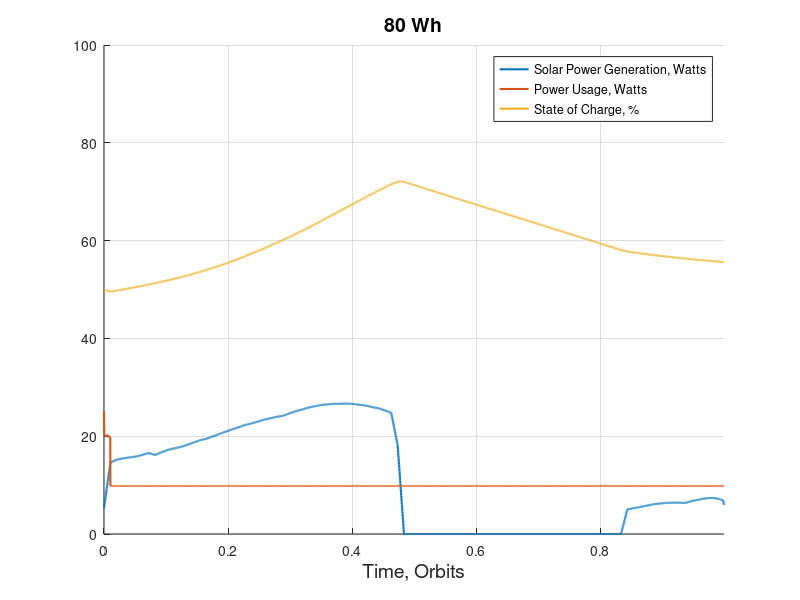
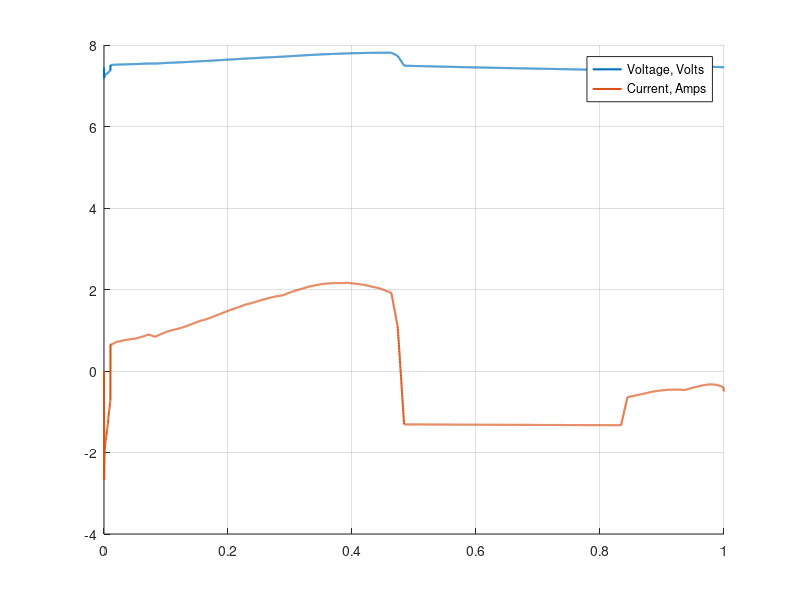

The MATLAB source for these figures, in order:
%% Bare bones version of Energey Management Unit
% Calculates the state of the charge of a battery given power generation
% from STK and power usage.
function simpleEMU()
% Battery parameters
SOC = 0.5;                  % State of charge (0-1)
Emax = 40*3600;             % Battery capacity (J)
nSeries = 2;                % Number of modules
nPacks = 1;                 % Number of battery packs
ZbattCR = 0.1;              % BOL Battery Impedance (Ohm)
ZbattDCR = 0.1;             % BOL Battery Impedance (Ohm)
maxCR = 2.6*2*nPacks;       % Max Battery Charge Rate (A)
maxDCR = -2*5.2*nPacks;     % Max Battery Discharge Rate (A)

% Constants
k6 = -30.155;
k5 = 97.5;
k4 = -123.27;
k3 = 77.946;
k2 = -26.082;
k1 = 4.8735;
k0 = 3.1935;

% Solar panel data
% load('PowerData2.mat')
% load('DetumblePower')
load('FullSolar')

% Initial conditions
Eavail = SOC*Emax;
Ibatt = 0;

% Time step
dt = time(2)-time(1);

%% Iteration
for ii = 1:length(time)
    
    if time(ii) < 60
        pLoad(ii) = pLoad(ii)+10; 
    end
    
    % Available power
    pAvail(ii) = pPanel(ii)-pLoad(ii);
    
    if pAvail(ii) < 0
        Zbatt = ZbattDCR; % Discharging
    else
        Zbatt = ZbattCR; % Charging
    end
    
    % Battery voltage
    Vbatt_OC(ii) = nSeries*(k6*SOC(ii)^6+k5*SOC(ii)^5+k4*SOC(ii)^4+...
        k3*SOC(ii)^3+k2*SOC(ii)^2+k1*SOC(ii)+k0);
    Vbatt(ii) = Vbatt_OC(ii)+Ibatt(ii)*Zbatt;
    
     % Available energy
    Eavail(ii+1) = Eavail(ii)+Ibatt(ii)*Vbatt(ii)*dt;
    if Eavail(ii+1) >= Emax
        Eavail(ii+1) = Emax;
    elseif Eavail(ii+1) < 0
        Eavail(ii+1) = 0;
    end
    
    % Available current
    Iavail = pAvail(ii)/Vbatt(ii);
    if Iavail >= maxCR
        Ibatt(ii+1) = maxCR;
    elseif Iavail <= maxDCR
        Ibatt(ii+1) = maxDCR;
    else
        Ibatt(ii+1) = Iavail;
    end
     
    % State of charge
    SOC(ii+1) = Eavail(ii+1)/Emax;
end
Ibatt(end) = [];
Eavail(end) = [];
SOC(end) = [];


%% Plots
TP = 5.8285e+03;

figure
hold on
plot(time/TP,pPanel,'LineWidth',1.5)
plot(time/TP,pLoad,'LineWidth',1.5)
plot(time/TP,SOC*100,'LineWidth',1.5)
hold off
legend({'Solar Power Generation, Watts','Power Usage, Watts','State of Charge, %'},...
    'location','best')
grid on
axis([0 time(end)/TP 0 100])
xlabel('Time, Orbits','FontSize',14)
title('80 Wh','FontSize',14)

figure
hold on
plot(time/TP,Vbatt,'LineWidth',1.5)
plot(time/TP,Ibatt,'LineWidth',1.5)
hold off
grid on
legend({'Voltage, Volts','Current, Amps'},...
    'location','best')